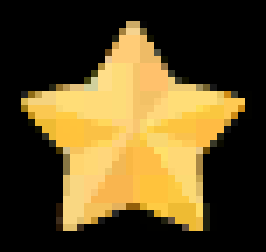
#> input picture Python/Python使用OpenCV库对彩色图像进行通道分离/icon_star_s.png, 38 x 36 px (shown 7 times larger)
$ python 'Python使用OpenCV库对彩色图像进行通道分离.py'
#> lines starting #> are read from the running program, lines starting #| are printed output that depends on the picture
'''import cv2

# 读取彩色图像
image = cv2.imread('icon_star_s.png')

# 将彩色图像转换为灰度图像
gray_image = cv2.cvtColor(image, cv2.COLOR_BGR2GRAY)

# 分离通道
blue_channel = image[:, :, 0]
green_channel = image[:, :, 1]
red_channel = image[:, :, 2]

# 显示原始图像和通道分离后的图像
cv2.imshow('Original Image', image)
cv2.imshow('Blue Channel', blue_channel)
cv2.imshow('Green Channel', green_channel)
cv2.imshow('Red Channel', red_channel)

# 等待按键，然后关闭窗口
cv2.waitKey(0)
cv2.destroyAllWindows()

'''
import cv2
import os


# 定义函数，用于保存图像
def save_image(image, path):
    cv2.imwrite(path, image)


# 读取图像
image = cv2.imread('icon_star_s.png')
#> image is the input picture: shape (36, 38, 3); mean B, G, R 36.3, 76, 93.6
# 分离三个通道
b, g, r = cv2.split(image)
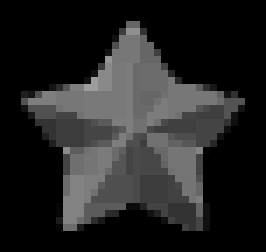
#> b: shape (36, 38) (shown 7 times larger); min 0, max 157, mean 36.3
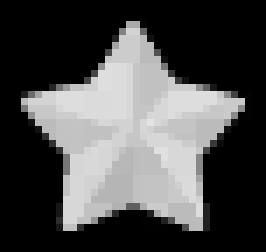
#> g: shape (36, 38) (shown 7 times larger); min 0, max 227, mean 76
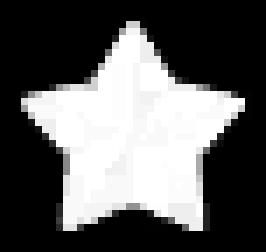
#> r: shape (36, 38) (shown 7 times larger); min 0, max 255, mean 93.6
# 创建保存路径
if not os.path.exists('output'):
    os.makedirs('output')
# 保存三个通道到文件夹
save_image(b, 'output/blue.png')
save_image(g, 'output/green.png')
save_image(r, 'output/red.png')
